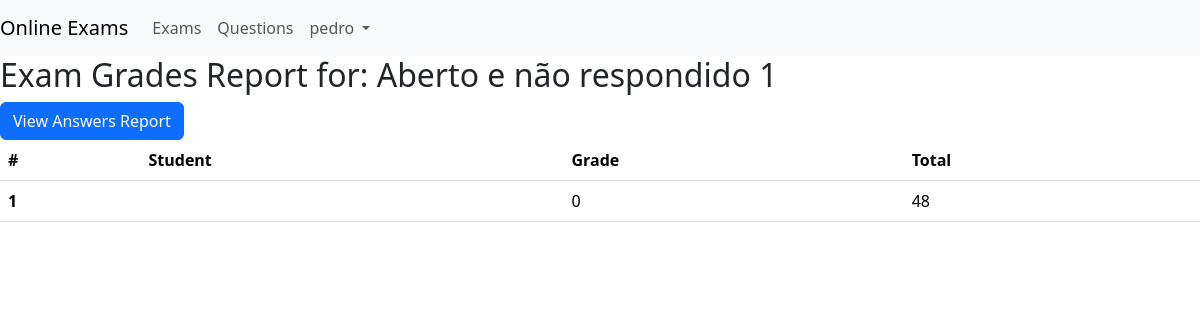
Screenshot of /reports/1/grades (signed in) with the database file from the repository.
### app/models.py (models this page shows, shortened)
class User(UserMixin, db.Model):
    id = db.Column(db.Integer, primary_key=True)
    username = db.Column(db.String(20), unique=True, nullable=False)
    password = db.Column(db.String(60), nullable=False)
    user_type_id = db.Column(db.Integer, db.ForeignKey("user_type.id"), nullable=False)
    user_type = db.relationship("UserType", backref=db.backref("users", lazy=True))
    def is_professor(self) -> bool:
        return self.user_type_id == UserTypes.PROFESSOR

class Exam(db.Model):
    id = db.Column(db.Integer, primary_key=True)
    title = db.Column(db.String(100), nullable=False)
    start_date = db.Column(db.DateTime, nullable=False, default=datetime.utcnow)
    duration = db.Column(db.Integer, nullable=False)
    exam_questions = db.relationship("ExamQuestion", back_populates="exam")
    def grade(self, student_id: int) -> dict:
        answers = Answer.query.filter_by(exam_id=self.id, student_id=student_id).all()
        questions_values = {exam_question.question.id: exam_question.value for exam_question in self.exam_questions}
        grade = 0
        total = sum(questions_values.values())
        for answer in answers:
            if answer.is_correct():
                grade += questions_values[answer.question_id]
        return {"grade": grade, "total": total}

### app/reports/controller.py (the view)
@bp.route('/<int:exam_id>/grades', methods=['GET'])
@login_required
def report_grades(exam_id):
    exam = Exam.query.get_or_404(exam_id)
    students = User.query.filter_by(user_type_id=UserTypes.STUDENT).all()
    grades = [(student, exam.grade(student.id)) for student in students]
    return render_template('reports/grades.jinja2', exam=exam, grades=grades)

### app/auth/loaders.py (called while the page is built)
@login_manager.user_loader
def load_user(user_id):
    return User.query.get(int(user_id))

### app/templates/reports/grades.jinja2
{% extends 'base.jinja2' %}
{% block content %}
    <h2>Exam Grades Report for: {{ exam.title }}</h2>
    <a href="{{ url_for('reports.report_answers', exam_id=exam.id) }}" class="btn btn-primary">View Answers Report</a>
    <table class="table">
        <thead>
        <tr>
            <th scope="col">#</th>
            <th scope="col">Student</th>
            <th scope="col">Grade</th>
            <th scope="col">Total</th>
        </tr>
        </thead>
        <tbody>
        {% for student, grade in grades %}
            <tr>
                <th scope="row">{{ loop.index }}</th>
                <td>{{ student.name }}</td>
                <td>{{ grade.grade }}</td>
                <td>{{ grade.total }}</td>
            </tr>
        {% endfor %}
        </tbody>
    </table>
{% endblock %}

### app/templates/base.jinja2 (shortened to what this page needs)
{% from 'bootstrap5/utils.html' import render_messages %}
{% from 'bootstrap5/form.html' import render_form %}
{% from 'bootstrap5/nav.html' import render_nav_item, render_breadcrumb_item %}
{% block doc -%}
    <!DOCTYPE html>
    <html{% block html_attribs %}{% endblock html_attribs %}>
    {%- block html %}
        <head>
            {%- block head %}
                {%- block styles %}
                    {{ bootstrap.load_css() }}
                    <link rel="stylesheet" type="text/css" href="{{ url_for('static', filename='style.css') }}">
                {%- endblock styles %}
            {%- endblock head %}
        </head>
        <body{% block body_attribs %}{% endblock body_attribs %}>
        {%- block body %}
            {% if current_user.is_authenticated %}
                <div class="navbar navbar-expand-lg navbar-light bg-light">
                    <a class="navbar-brand" href="{{ url_for('home') }}">Online Exams</a>
                    <div class="collapse navbar-collapse" id="navbarNav">
                        <ul class="navbar-nav mr-auto">
                            <li class="nav-item">
                                <a class="nav-link" href="{{ url_for('exams.search') }}">Exams</a>
                            </li>
                            {% if current_user.is_professor() %}
                                <li class="nav-item">
                                    <a class="nav-link" href="{{ url_for('questions.search') }}">Questions</a>
                                </li>
                            {% endif %}
                        </ul>
                        <ul class="navbar-nav ml-auto">
                            <li class="nav-item dropdown">
                                <a class="nav-link dropdown-toggle" href="#" id="userDropdown" role="button" data-bs-toggle="dropdown" aria-expanded="false">
                                     {{ current_user.username }}
                                </a>
                            </li>
                        </ul>
                    </div>
                </div>
            {% endif %}
            {% block content -%}
            {%- endblock content %}
        {%- endblock body %}
        </body>
    {%- endblock html %}
    </html>
{% endblock doc -%}

### rows the page displays
User: username "pedro"
Exam: title "Aberto e não respondido 1"
User: grade "0", total "48"
